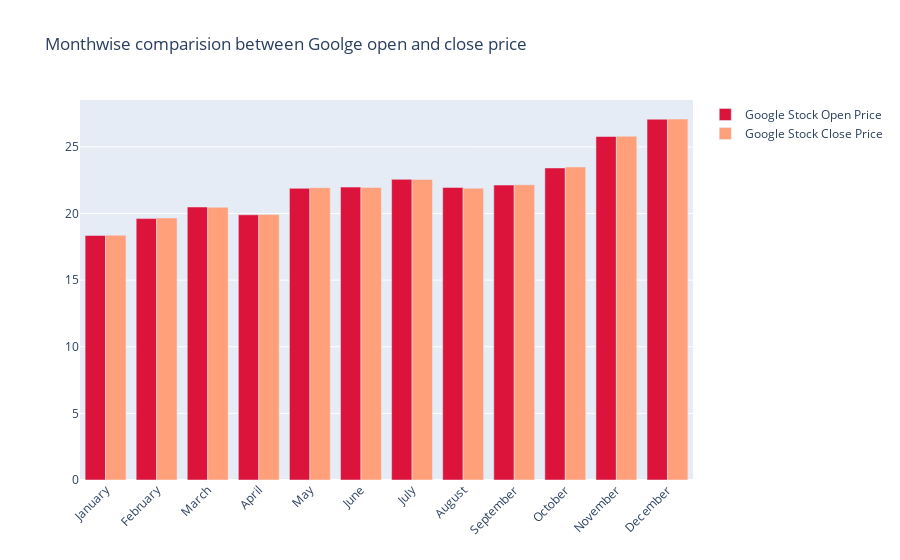

Notebook cell for this chart:
### Code cell
fig = go.Figure()

fig.add_trace(go.Bar(
    x=monthvise.index,
    y=monthvise['Open'],
    name='Google Stock Open Price',
    marker_color='crimson'
))
fig.add_trace(go.Bar(
    x=monthvise.index,
    y=monthvise['Close'],
    name='Google Stock Close Price',
    marker_color='lightsalmon'
))

fig.update_layout(barmode='group', xaxis_tickangle=-45, 
                  title='Monthwise comparision between Goolge open and close price')
fig.show()

### Figure 1 — Plotly figure (JSON) as saved in the notebook; plotly's stock layout.template omitted (floating-point values rounded to 4 significant figures)
{"data": [{"marker": {"color": "crimson"}, "name": "Google Stock Open Price", "type": "bar", "x": ["January", "February", "March", "April", "May", "June", "July", "August", "September", "October", "November", "December"], "y": [18.36, 19.62, 20.49, 19.9, 21.89, 21.98, 22.56, 21.95, 22.14, 23.42, 25.78, 27.07]}, {"marker": {"color": "lightsalmon"}, "name": "Google Stock Close Price", "type": "bar", "x": ["January", "February", "March", "April", "May", "June", "July", "August", "September", "October", "November", "December"], "y": [18.37, 19.67, 20.47, 19.93, 21.94, 21.95, 22.56, 21.9, 22.15, 23.49, 25.8, 27.09]}], "layout": {"barmode": "group", "title": {"text": "Monthwise comparision between Goolge open and close price"}, "xaxis": {"tickangle": -45}}}
